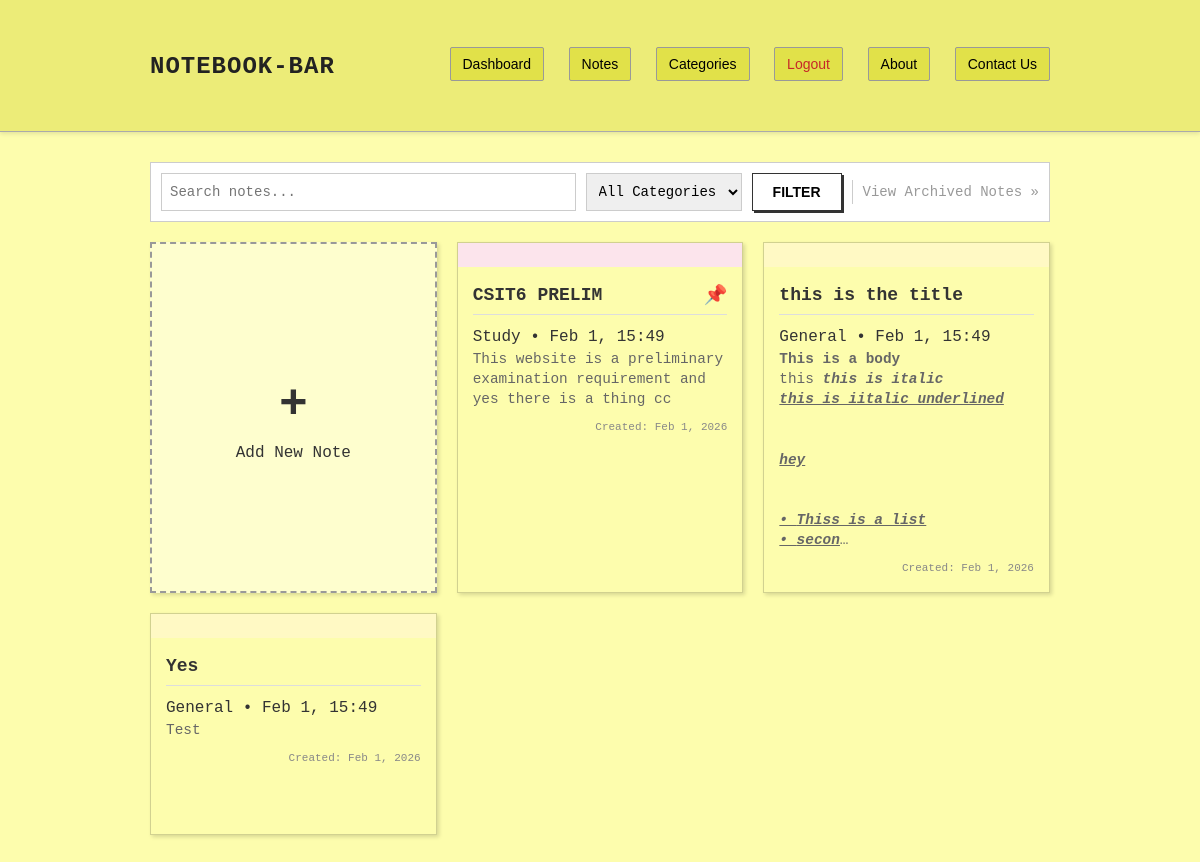
The page / (signed in) on the database its author committed.
### tables this page shows
CREATE TABLE `notes` (
  `id` int(11) NOT NULL,
  `user_id` int(11) DEFAULT 0,
  `title` varchar(255) NOT NULL,
  `color` int(11) DEFAULT 0,
  `date_created` datetime DEFAULT current_timestamp(),
  `date_last` datetime DEFAULT current_timestamp() ON UPDATE current_timestamp(),
  `is_pinned` tinyint(1) DEFAULT 0,
  `is_archived` tinyint(1) DEFAULT 0,
  `category_id` int(11) DEFAULT NULL
);

CREATE TABLE `categories` (
  `id` int(11) NOT NULL,
  `user_id` int(11) DEFAULT 0,
  `name` varchar(100) NOT NULL,
  `color` varchar(50) DEFAULT '#ffffff'
);

CREATE TABLE `pages` (
  `id` int(11) NOT NULL,
  `note_id` int(11) NOT NULL,
  `page_number` int(11) DEFAULT 1,
  `text` longtext DEFAULT NULL
);

### includes/data_access.php (called while the page is built, shortened)
<?php
require_once 'db.php';
function is_logged_in()
{
    return isset($_SESSION['user_id']) && $_SESSION['user_id'] > 0;
}
function get_current_user_id()
{
    return isset($_SESSION['user_id']) ? $_SESSION['user_id'] : 0;
}
function get_notes($filters = [])
{
    global $conn;
    $uid = get_current_user_id();
    $notes = [];
    $archived = isset($filters['archived']) ? intval($filters['archived']) : 0;
    $category = isset($filters['category']) ? $filters['category'] : null;
    $search = isset($filters['search']) ? trim($filters['search']) : null;
    if (is_logged_in()) {
        $sql = "SELECT n.*, p.text, c.name as category_name, c.color as category_color
                FROM notes n
                LEFT JOIN pages p ON n.id = p.note_id AND p.page_number = 1
                LEFT JOIN categories c ON n.category_id = c.id
                WHERE n.user_id = $uid AND n.is_archived = $archived";
        $sql .= " ORDER BY n.is_pinned DESC, n.date_last DESC";
        $result = mysqli_query($conn, $sql);
        while ($row = mysqli_fetch_assoc($result)) {
            $row['category'] = $row['category_name'] ? $row['category_name'] : 'General';
            $notes[] = $row;
        }
    }
    return $notes;
}
function get_categories()
{
    global $conn;
    $uid = get_current_user_id();
    $categories = [];
    if (is_logged_in()) {
        $sql = "SELECT * FROM categories WHERE user_id = 0 OR user_id = $uid ORDER BY user_id ASC, id ASC";
        $result = mysqli_query($conn, $sql);
        while ($row = mysqli_fetch_assoc($result)) {
            $categories[] = $row;
        }
    }
    return $categories;
}
?>

### index.php (the view, shortened to what this page needs)
<?php
include 'includes/data_access.php';
?>
<!DOCTYPE html>
<html>
<head>
	<link rel="stylesheet" href="css/style.css?v=<?php echo time(); ?>">
</head>
<body>
	<header>
		<div class="header-inner">
			<h1><a href="dashboard.php">Notebook-BAR</a></h1>
			<nav>
				<a href="dashboard.php">Dashboard</a>
				<a href="index.php">Notes</a>
				<a href="categories.php">Categories</a>
				<?php if (is_logged_in()): ?>
					<a href="logout.php" style="color: #c62828;">Logout</a>
				<?php else: ?>
					<a href="login.php" style="color: #2e7d32;">Login</a>
				<?php endif; ?>
				<a href="about.php">About</a>
				<a href="contact.php">Contact Us</a>
			</nav>
		</div>
	</header>
	<div class="container">
</body>
<div
	style="margin-bottom: 20px; display: flex; gap: 10px; align-items: center; background: #fff; padding: 10px; border: 1px solid #ccc; flex-wrap: wrap;">
	<form method="get" style="display: flex; gap: 10px; flex-grow: 1;">
		<input type="text" name="q" placeholder="Search notes..."
			value="<?php echo htmlspecialchars($_GET['q'] ?? ''); ?>"
			style="padding: 8px; font-family: inherit; font-size: 14px; flex-grow: 1; border: 1px solid #ccc;">
		<select name="cat" style="padding: 8px; font-family: inherit; font-size: 14px; border: 1px solid #ccc;">
			<option value="">All Categories</option>
			<?php
			$all_cats = get_categories();
			?>
		</select>
		<button type="submit" class="btn">Filter</button>
	</form>
	<div style="border-left: 1px solid #ccc; padding-left: 10px; margin-left: auto;">
		<?php if (isset($_GET['archived']) && $_GET['archived'] == 1): ?>
			<a href="index.php" style="color: green; font-weight: bold; font-size: 14px;">&laquo; View Active
				Notes</a>
		<?php else: ?>
			<a href="index.php?archived=1" style="color: #999; font-size: 14px;">View Archived Notes &raquo;</a>
		<?php endif; ?>
	</div>
</div>
<div class="note-grid">
	<?php if (!isset($_GET['archived']) || $_GET['archived'] != 1): ?>
		<a href="notepad.php" class="note-card note-add-card">
			<div style="text-align: center;">
				<div style="font-size: 3rem; font-weight: bold;">+</div>
				<div>Add New Note</div>
			</div>
		</a>
	<?php endif; ?>
	<?php
	$is_archived_view = isset($_GET['archived']) && $_GET['archived'] == 1;
	$filters = ['archived' => $is_archived_view];
	$all_cats = get_categories();
	$cat_colors = [];
	foreach ($all_cats as $c) {
		$cat_colors[$c['name']] = $c['color'];
	}
	$notes = get_notes($filters);
	if (count($notes) > 0) {
		foreach ($notes as $row) {
			$nid = $row['id'];
			$title = htmlspecialchars($row['title']);
			$category = htmlspecialchars($row['category']);
			$date_last = date("M j, H:i", strtotime($row['date_last']));
			$pin_icon = ($row['is_pinned'] == 1) ? "<span style='float: right; font-size: 1.2rem;'>📌</span>" : "";
			$date_created = date("M j, Y", strtotime($row['date_created']));
			$bg_color = isset($cat_colors[$category]) ? $cat_colors[$category] : '#ffffff';
			$raw_text = $row['text'] ?? '';
			$raw_text = str_replace(['
</div>',
				'</p>',
				'<h1>',
				'<h2>',
				'<h3>',
				'<h4>',
				'</h5>',
				'<h6>'
			], '<br>', $raw_text);
			$raw_text = str_replace('<li>', '<br>&bull; ', $raw_text);
			$clean_text = strip_tags($raw_text, '<b><i><u><strong><em><br>');
			$dtxt = $clean_text;
			echo "<a href='notepad.php?id=$nid' class='note-card'>";
			echo "<div class='category_streak' style='background-color: $bg_color;'><br></div>";
			echo "<div class='card_wrap'>";
			echo "<div class='note-title'>$pin_icon" . $title . "</div>";
			echo "<div class='note-meta'>$category &bull; $date_last</div>";
			echo "<div class='note-preview'>$dtxt</div>";
			echo "<div class='note-footer'>";
			echo "<span>Created: $date_created</span>";
			echo "</div>";
			echo "</div>";
			echo "</a>";
		}
	}
	?>
</div>
</body>
</html>

### css/style.css (style rules this page uses)
:root { --bg-color: #fdfdad; --header-bg: #ecec78; --nav-bg: #e1e149; --card-bg: #fffde7; --text-primary: #333; --text-secondary: #555; --border-color: #d1d190; --shadow: 2px 2px 4px rgba(0, 0, 0, 0.15); }
body { background-color: var(--bg-color); margin: 0; padding: 0; font-family: 'Courier New', Courier, monospace; color: var(--text-primary); line-height: 1.5; }
a { text-decoration: none; color: inherit; }
header { background-color: var(--header-bg); border-bottom: 1px solid #aaa; padding: 20px 0; box-shadow: 0 2px 4px rgba(0, 0, 0, 0.1); margin-bottom: 30px; }
.header-inner { max-width: 900px; margin: 0 auto; padding: 0 20px; display: flex; justify-content: space-between; align-items: center; }
header h1 a { font-size: 24px; font-weight: bold; color: #222; text-transform: uppercase; letter-spacing: 1px; }
header nav a { font-family: Arial, sans-serif; font-size: 14px; margin-left: 15px; padding: 8px 12px; background-color: var(--nav-bg); border: 1px solid #999; border-radius: 2px; color: #000; }
.container { max-width: 900px; margin: 0 auto; padding: 0 20px; }
.note-grid { display: grid; grid-template-columns: repeat(auto-fill, minmax(280px, 1fr)); gap: 20px; padding-bottom: 50px; }
a.note-card { display: flex; flex-direction: column; background-color: #fdfdad; border: 1px solid var(--border-color); min-height: 220px; max-height: 400px; padding: 0; box-shadow: var(--shadow); transition: transform 0.2s; color: #333 !important; text-decoration: none !important; position: relative; }
a.note-add-card { border: 2px dashed #999; background-color: rgba(255, 255, 255, 0.4); align-items: center; justify-content: center; }
.note-title { font-weight: bold; font-size: 18px; border-bottom: 1px solid #ddd; margin-bottom: 10px; padding-bottom: 5px; }
.note-preview { font-size: 0.9rem; color: #666; margin-bottom: 10px; flex-grow: 1; line-height: 1.4; display: -webkit-box; -webkit-line-clamp: 10; -webkit-box-orient: vertical; overflow: hidden; text-overflow: ellipsis; }
.note-footer { font-size: 11px; color: #888; text-align: right; margin-top: 10px; }
.btn { font-family: Arial, sans-serif; font-weight: bold; padding: 10px 20px; cursor: pointer; border: 1px solid #333; background: #fff; text-transform: uppercase; font-size: 14px; box-shadow: 2px 2px 0 #333; transition: all 0.1s; }
.category_streak { width: 100%; margin: 0; padding: 0; }
.card_wrap { padding: 15px; }

### rows shown on the page
notes: title "CSIT6 PRELIM", category.name "Study", date_last "Feb 1, 15:49", pages.text "This website is a preliminary examination requirement and yes there is a thing cc", date_created "Feb 1, 2026"
notes: title "this is the title", category.name "General", date_last "Feb 1, 15:49", pages.text "This is a body this this is italic this is iitalic underlined hey • Thiss is a list • secon", date_created "Feb 1, 2026"
notes: title "Yes", category.name "General", date_last "Feb 1, 15:49", pages.text "Test", date_created "Feb 1, 2026"
